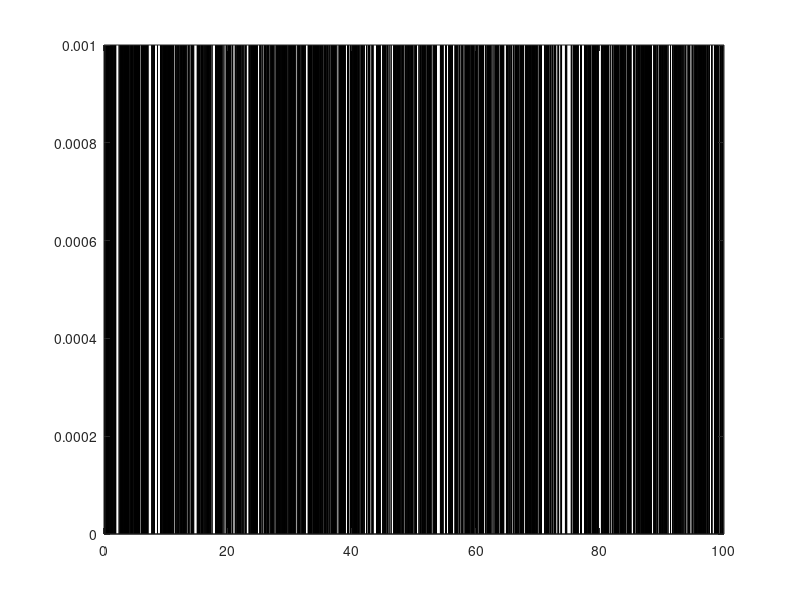
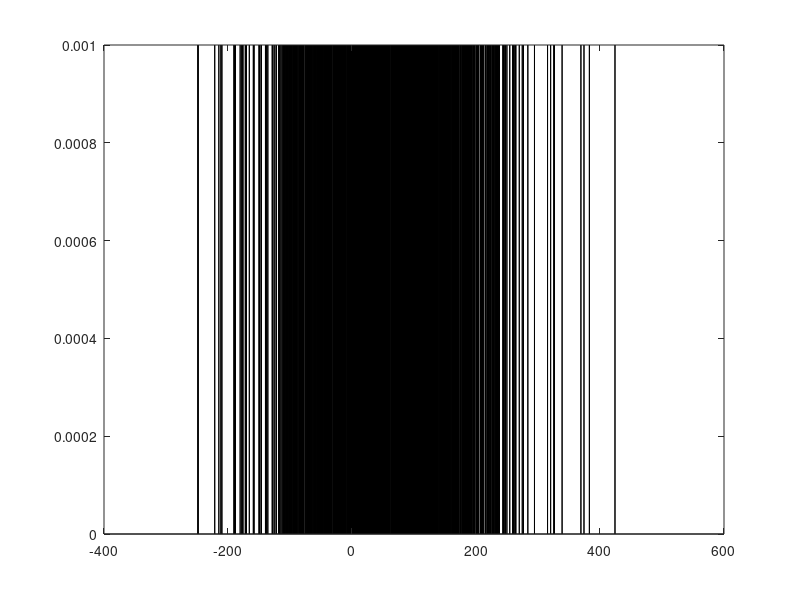

Write the MATLAB code that produced these figures, in order. (Note: this script raises an error after producing the figures.)
N=1000;
x_u=100*rand(1,N);
x_g=50+100*randn(1,N);
%% Punto 1   ricontrolla
alphabet_u=unique(x_u);
alphabet_g=unique(x_g);
%alphabet_u=0:255;
%alphabet_g=0:255;
d_u=hist(x_u(:),alphabet_u);
d_g=hist(x_g(:),alphabet_g);
p_u=d_u/(sum(d_u));
p_g=d_g/(sum(d_g));
figure();
bar(alphabet_u,p_u);
figure();
bar(alphabet_g,p_g)
%% Punto 2
min_u=min(x_u)
min_g=min(x_g)
max_u=max(x_u)
max_g=max(x_g)
%% Punto 3
delta=[2,4,6,8,10];
mse_u=zeros(length(delta),1);
mse_g=zeros(length(delta),1);
H_u=zeros(length(delta),1);
H_g=zeros(length(delta),1);
for ii=1:length(delta);
    x_u_q=floor(x_u/delta)*delta;
    x_g_q=floor(x_g/delta)*delta;
    mse_u(ii)=((x_u-x_u_q).^2);
    mse_g(ii)=((x_g-x_g_q).^2);
    
    alphabet_u_q=unique(x_u_q);
    alphabet_g_q=unique(x_g_q);
    d_u_q=hist(x_u_q(:),alphabet_u_q);
    d_g_q=hist(x_g_q(:),alphabet_g_q);
    p_u_q=d_u_q/(sum(d_u_q));
    p_g_q=d_g_q/(sum(d_g_q));
    
    H_u(ii)=-sum( p_u_q(d_u_q>0).*log2(p_u_q(d_u_q>0)));
    H_g(ii)=-sum( p_g_q(d_g_q>0).*log2(p_g_q(d_g_q>0)));
   
end
    
